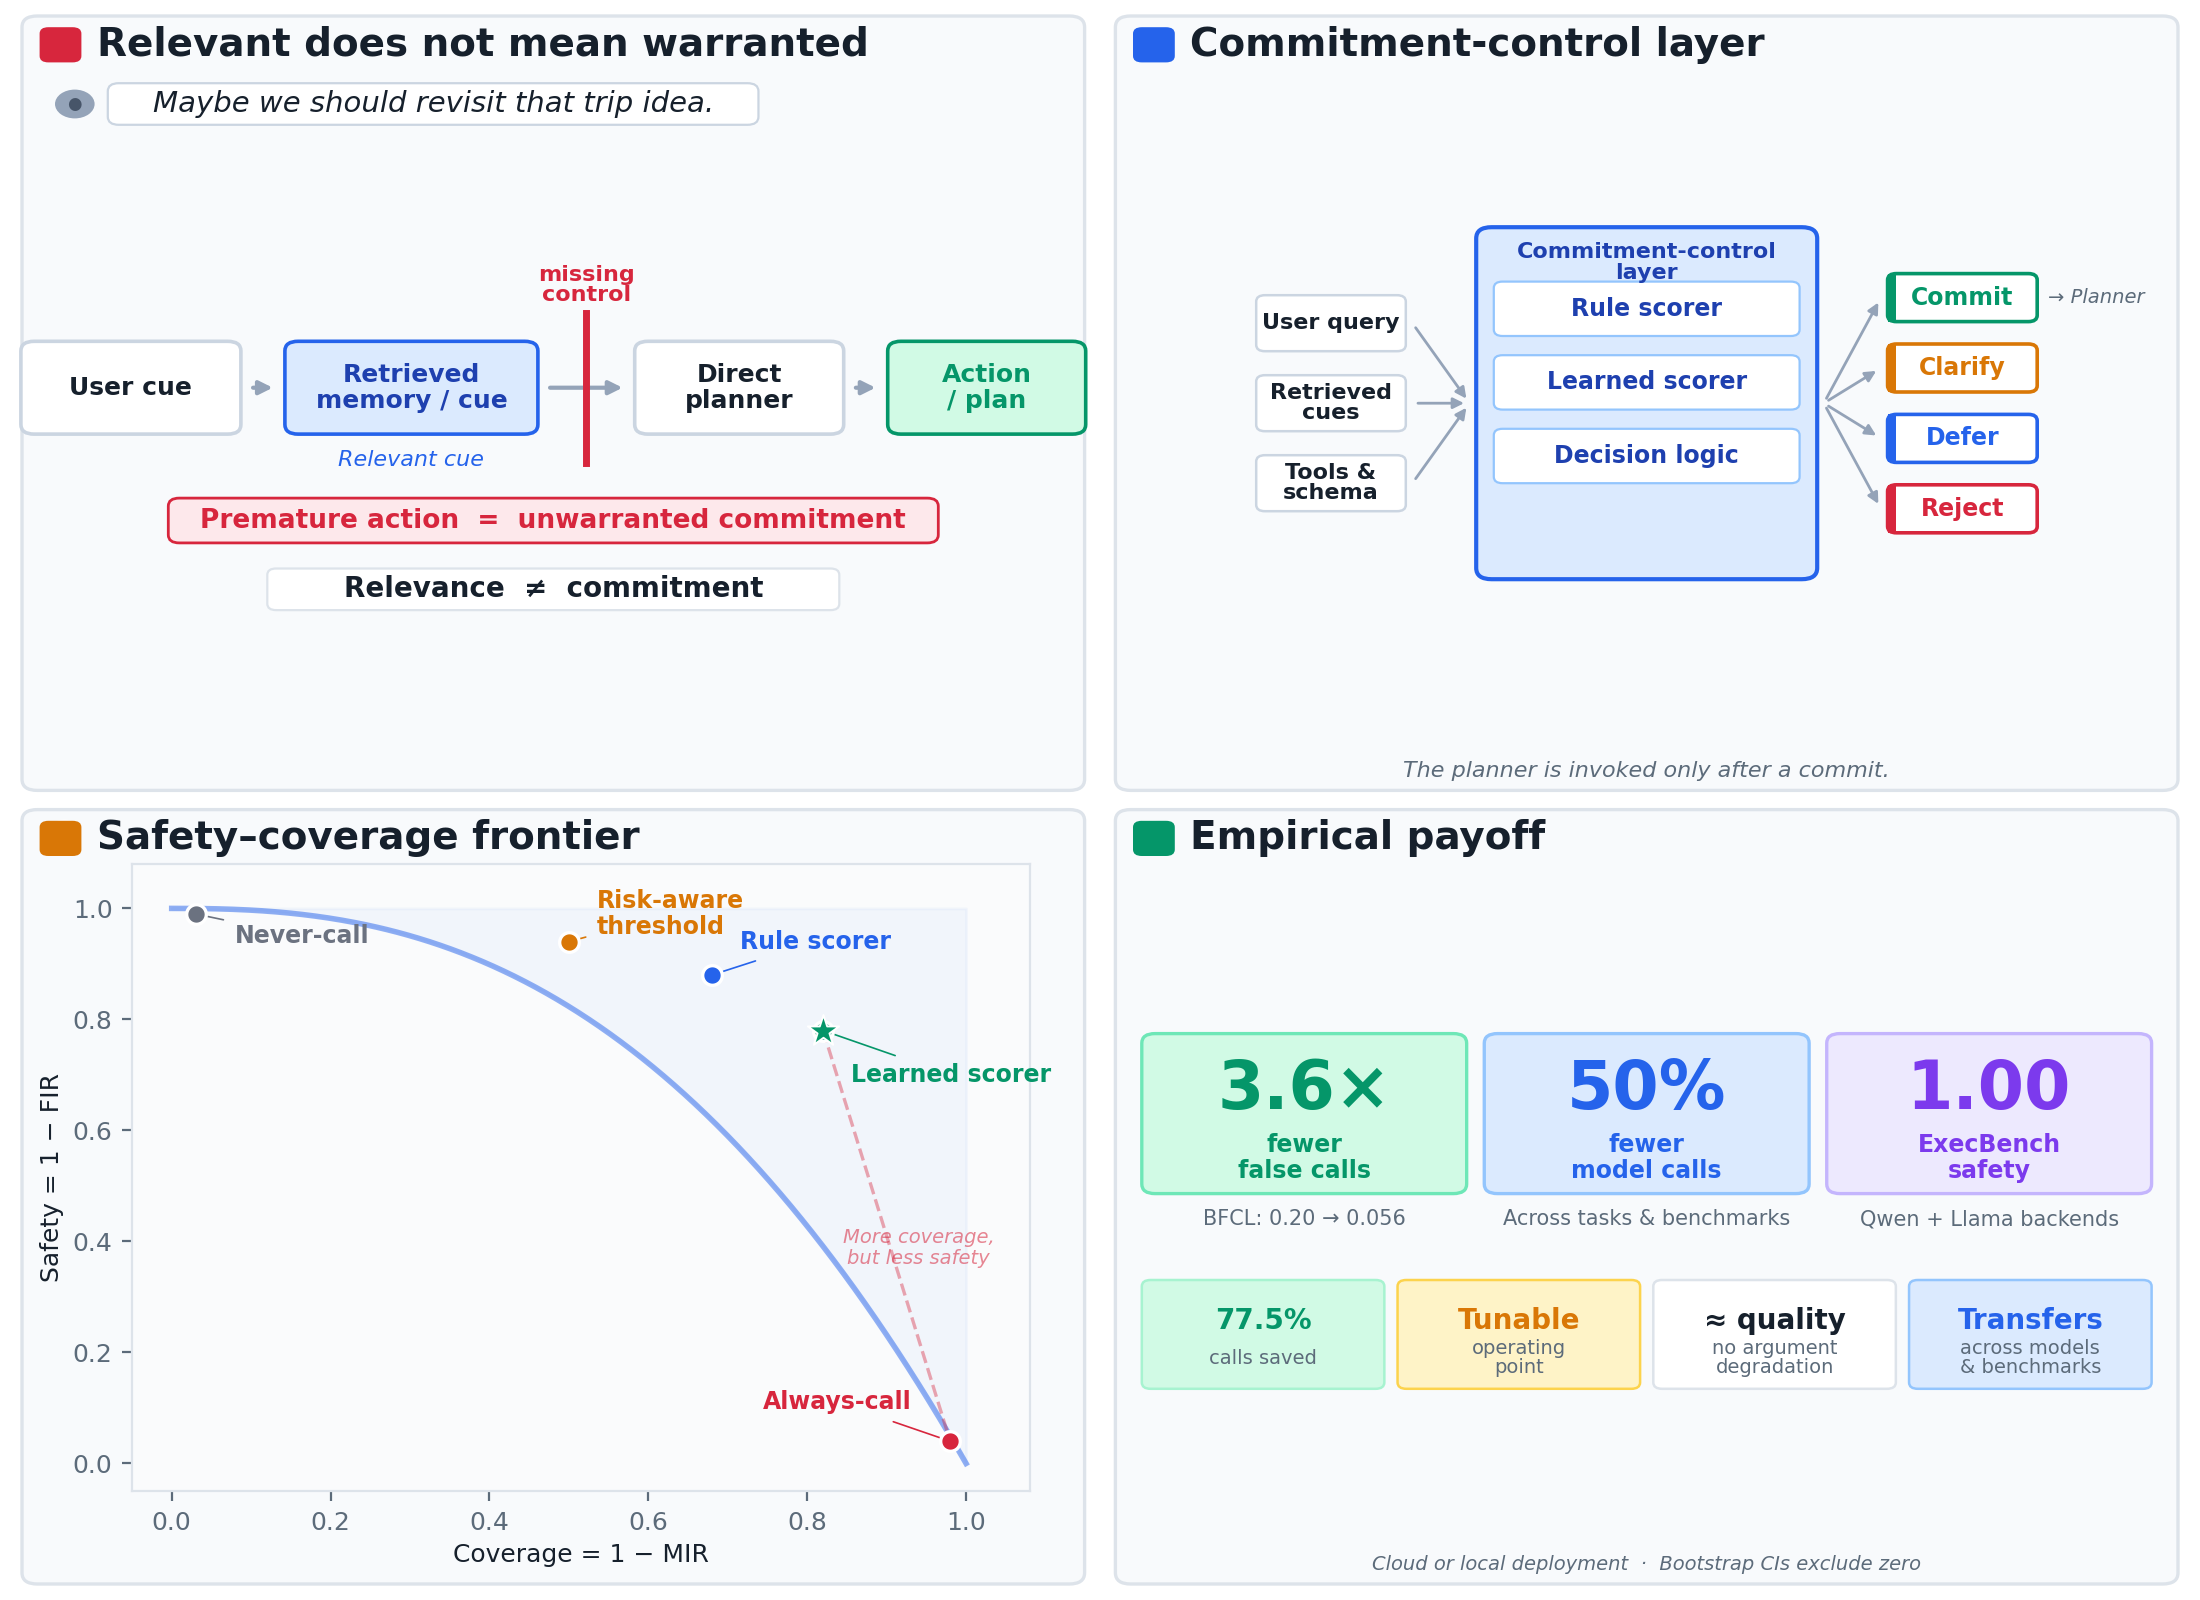

This figure's Python source:
#!/usr/bin/env python3
"""
Figure 1 — Four-panel overview v4.
A: simplified linear flow (cue → relevant → missing control → action)
B: strict alignment, all text inside boxes
C: frontier (unchanged)
D: richer content
"""
import matplotlib
matplotlib.use("Agg")
import matplotlib.pyplot as plt
from matplotlib.patches import (FancyBboxPatch, Rectangle, Circle, Polygon)
import matplotlib.font_manager as fm
import numpy as np

INK="#16202c"; MUTE="#5c6b7a"; LT="#94a3b8"
BLUE="#2563eb"; BLUE_L="#dbeafe"; BLUE_D="#1e40af"
RED="#d7263d"; RED_L="#fde8eb"; RED_D="#9f1239"
GREEN="#059669"; GREEN_L="#d1fae5"
AMBER="#d97706"; AMBER_L="#fef3c7"
CARD="#f8fafc"; BORDER="#dde3ea"; WHITE="#ffffff"

def rbox(ax,x,y,w,h,fc=WHITE,ec=BORDER,lw=1.0,r=0.005,zorder=3):
    ax.add_patch(FancyBboxPatch((x,y),w,h,
        boxstyle=f"round,pad=0,rounding_size={r}",fc=fc,ec=ec,lw=lw,zorder=zorder))
def T(ax,x,y,s,**kw):
    kw.setdefault("color",INK); kw.setdefault("fontsize",12)
    kw.setdefault("va","center"); kw.setdefault("ha","center"); kw.setdefault("zorder",8)
    return ax.text(x,y,s,**kw)
def arr(ax,x0,y0,x1,y1,color=INK,lw=1.5,ms=10,zorder=7,ls="-",**kw):
    ax.annotate("",xy=(x1,y1),xytext=(x0,y0),
        arrowprops=dict(arrowstyle="-|>",color=color,lw=lw,mutation_scale=ms,
                        linestyle=ls,**kw),zorder=zorder)
def plabel(ax,x,y,letter,color):
    rbox(ax,x,y-0.011,0.019,0.022,fc=color,ec="none",r=0.004,zorder=9)
    T(ax,x+0.0095,y,letter,color=WHITE,fontsize=14,fontweight="bold")

# ────────────────────────────────────────────────────────────────────────────
# Panel A — Simplified: linear flow diagram
# ────────────────────────────────────────────────────────────────────────────
def panel_A(ax, L, B, W, H):
    rbox(ax, L, B, W, H, fc=CARD, ec=BORDER, lw=1.2, r=0.007)
    plabel(ax, L+0.008, B+H-0.018, "A", RED)
    T(ax, L+0.034, B+H-0.018, "Relevant does not mean warranted",
      fontsize=14, fontweight="bold", ha="left")

    pad = 0.014
    iL = L + pad; iW = W - 2*pad

    # ---- Speech bubble at top ----
    bub_y = B + H - 0.055
    ax.add_patch(Circle((iL + 0.010, bub_y), 0.009, fc=LT, ec="none", zorder=8))
    T(ax, iL+0.010, bub_y, "●", fontsize=6, color="#475569")
    bub_l = iL + 0.025; bub_w = iW * 0.65
    rbox(ax, bub_l, bub_y-0.013, bub_w, 0.026, fc=WHITE, ec="#cbd5e1", lw=0.8, r=0.005, zorder=5)
    T(ax, bub_l+bub_w/2, bub_y, "Maybe we should revisit that trip idea.",
      fontsize=10.5, style="italic")

    # ---- Linear flow ----
    mid_y = B + H*0.52

    box_h = 0.058
    box_w = [0.100, 0.115, 0.095, 0.090]
    gaps = [0.020, 0.044, 0.020]  # middle gap wider for the red-line crossing
    total_w = sum(box_w) + sum(gaps)
    start_x = iL + (iW - total_w)/2

    boxes = [
        ("User cue",          WHITE,   "#cbd5e1", INK),
        ("Retrieved\nmemory / cue", BLUE_L,  BLUE,     BLUE_D),
        ("Direct\nplanner",   WHITE,   "#cbd5e1", INK),
        ("Action\n/ plan",    GREEN_L, GREEN,    GREEN),
    ]

    positions = []
    x = start_x
    for i, (label, fc, ec, tc) in enumerate(boxes):
        w = box_w[i]
        y = mid_y - box_h/2
        rbox(ax, x, y, w, box_h, fc=fc, ec=ec, lw=1.3, r=0.006, zorder=5)
        T(ax, x+w/2, mid_y, label, fontsize=9, color=tc, fontweight="bold", linespacing=1.1)
        positions.append((x, x+w/2, x+w, mid_y))
        if i < 3:
            x += w + gaps[i]

    for i in range(3):
        arr(ax, positions[i][2]+0.003, mid_y, positions[i+1][0]-0.003, mid_y,
            color=LT, lw=1.5, ms=10)

    T(ax, positions[1][1], mid_y-box_h/2-0.016, "Relevant cue",
      fontsize=8, color=BLUE, style="italic")

    # "missing control" — longer red line
    ctrl_x = (positions[1][2] + positions[2][0]) / 2
    ax.plot([ctrl_x, ctrl_x], [mid_y-box_h/2-0.018, mid_y+box_h/2+0.018],
            color=RED, lw=2.5, zorder=7)
    T(ax, ctrl_x, mid_y+box_h/2+0.035, "missing\ncontrol", fontsize=8, color=RED,
      fontweight="bold", linespacing=1.0)

    # ---- Bottom annotations (wider boxes, more spread) ----
    warn_w = 0.350; warn_h = 0.028
    warn_x = iL + (iW - warn_w)/2
    warn_y = mid_y - box_h/2 - 0.068
    rbox(ax, warn_x, warn_y, warn_w, warn_h, fc=RED_L, ec=RED, lw=1.0, r=0.005, zorder=5)
    T(ax, warn_x+warn_w/2, warn_y+warn_h/2,
      "Premature action  =  unwarranted commitment",
      fontsize=9.5, color=RED, fontweight="bold")

    thesis_w = 0.260; thesis_h = 0.026
    thesis_x = iL + (iW - thesis_w)/2
    thesis_y = warn_y - 0.042
    rbox(ax, thesis_x, thesis_y, thesis_w, thesis_h, fc=WHITE, ec=BORDER, lw=0.8, r=0.004, zorder=5)
    T(ax, thesis_x+thesis_w/2, thesis_y+thesis_h/2,
      "Relevance  ≠  commitment", fontsize=10, fontweight="bold", color=INK)


# ────────────────────────────────────────────────────────────────────────────
# Panel B — Strict alignment, all text inside boxes
# ────────────────────────────────────────────────────────────────────────────
def panel_B(ax, L, B, W, H):
    rbox(ax, L, B, W, H, fc=CARD, ec=BORDER, lw=1.2, r=0.007)
    plabel(ax, L+0.008, B+H-0.018, "B", BLUE)
    T(ax, L+0.034, B+H-0.018, "Commitment-control layer",
      fontsize=14, fontweight="bold", ha="left")

    pad = 0.012
    iL = L + pad; iR = L + W - pad; iW = iR - iL
    mid_y = B + H*0.50

    # ---- geometry: three columns (spread wider) ----
    col1_w = 0.068   # inputs
    col2_w = 0.155   # center box
    col3_w = 0.068   # outputs
    arr_gap = 0.032  # wider gaps between columns
    total = col1_w + col2_w + col3_w + 2*arr_gap
    col1_x = iL + (iW - total)/2
    col2_x = col1_x + col1_w + arr_gap
    col3_x = col2_x + col2_w + arr_gap

    # ---- LEFT: 3 input boxes ----
    ih = 0.035
    input_labels = ["User query", "Retrieved\ncues", "Tools &\nschema"]
    i_centers = []
    for k, label in enumerate(input_labels):
        iy = mid_y + (1-k)*0.050 - ih/2
        rbox(ax, col1_x, iy, col1_w, ih, fc=WHITE, ec="#cbd5e1", lw=0.9, r=0.004, zorder=5)
        T(ax, col1_x+col1_w/2, iy+ih/2, label, fontsize=8, fontweight="bold", linespacing=1.0)
        i_centers.append((col1_x+col1_w, iy+ih/2))

    # ---- CENTER: commitment-control layer (taller, title inside) ----
    ch = 0.220
    cy = mid_y - ch/2
    rbox(ax, col2_x, cy, col2_w, ch, fc=BLUE_L, ec=BLUE, lw=1.5, r=0.007, zorder=4)
    # Title well inside the box
    T(ax, col2_x+col2_w/2, cy+ch-0.022,
      "Commitment-control\nlayer", fontsize=8, fontweight="bold", color=BLUE_D, linespacing=1.05)

    sub_labels = ["Rule scorer", "Learned scorer", "Decision logic"]
    sw = col2_w - 0.016; sh = 0.034
    sy = cy + ch - 0.068  # more room below 2-line title
    for label in sub_labels:
        sx = col2_x + 0.008
        rbox(ax, sx, sy, sw, sh, fc=WHITE, ec="#93c5fd", lw=0.8, r=0.004, zorder=5)
        T(ax, sx+sw/2, sy+sh/2, label, fontsize=8.5, fontweight="bold", color=BLUE_D)
        sy -= 0.046

    # ---- RIGHT: 4 output boxes ----
    oh = 0.030
    out_items = [
        ("Commit",  GREEN),
        ("Clarify",  AMBER),
        ("Defer",    BLUE),
        ("Reject",   RED),
    ]
    o_centers = []
    for k, (label, col) in enumerate(out_items):
        oy = mid_y + (1.5-k)*0.044 - oh/2
        rbox(ax, col3_x, oy, col3_w, oh, fc=WHITE, ec=col, lw=1.3, r=0.004, zorder=5)
        ax.add_patch(Rectangle((col3_x, oy), 0.004, oh, fc=col, ec="none", zorder=6))
        T(ax, col3_x+col3_w/2, oy+oh/2, label, fontsize=8.5, fontweight="bold", color=col)
        o_centers.append((col3_x, oy+oh/2))

    # ---- arrows: inputs → center ----
    for (xr, yr) in i_centers:
        arr(ax, xr+0.003, yr, col2_x-0.003, mid_y, color=LT, lw=1.0, ms=8)

    # ---- arrows: center → outputs ----
    cx_out = col2_x + col2_w
    for (xl, yl) in o_centers:
        arr(ax, cx_out+0.003, mid_y, xl-0.003, yl, color=LT, lw=1.0, ms=8)

    # "→ Planner" annotation (small, right of Commit box, inside panel)
    commit_y = o_centers[0][1]
    T(ax, col3_x+col3_w+0.005, commit_y, "→ Planner",
      fontsize=7, color=MUTE, style="italic", ha="left")

    # Footer note inside panel
    T(ax, L+W/2, B+0.012,
      "The planner is invoked only after a commit.",
      fontsize=8, color=MUTE, style="italic")


# ────────────────────────────────────────────────────────────────────────────
# Panel C — Safety–coverage frontier (unchanged)
# ────────────────────────────────────────────────────────────────────────────
def panel_C(fig, ax_main, L, B, W, H):
    rbox(ax_main, L, B, W, H, fc=CARD, ec=BORDER, lw=1.2, r=0.007)
    plabel(ax_main, L+0.008, B+H-0.018, "C", AMBER)
    T(ax_main, L+0.034, B+H-0.018, "Safety–coverage frontier",
      fontsize=14, fontweight="bold", ha="left")

    pax = fig.add_axes([L+0.050, B+0.058, W-0.075, H-0.092])
    pax.set_xlim(-0.05, 1.08); pax.set_ylim(-0.05, 1.08)
    pax.set_xlabel("Coverage = 1 − MIR", fontsize=9, color=INK, labelpad=3)
    pax.set_ylabel("Safety = 1 − FIR", fontsize=9, color=INK, labelpad=3)
    pax.tick_params(labelsize=9, colors=MUTE)
    for sp in pax.spines.values(): sp.set_color(BORDER); sp.set_linewidth(0.8)
    pax.set_facecolor("#fafbfc")
    pax.set_xticks([0,0.2,0.4,0.6,0.8,1.0])
    pax.set_yticks([0,0.2,0.4,0.6,0.8,1.0])

    t = np.linspace(0,1,300)
    pax.plot(t, 1-t**2.5, color=BLUE, lw=2.0, alpha=0.5, zorder=3)
    pax.fill_between(t, 1-t**2.5, 1.0, alpha=0.04, color=BLUE, zorder=2)

    pts = [
        (0.03, 0.99, "Never-call",           "#6b7280", (14,-8),  "left"),
        (0.50, 0.94, "Risk-aware\nthreshold", AMBER,    (10,10),  "left"),
        (0.68, 0.88, "Rule scorer",           BLUE,     (10,12),  "left"),
        (0.82, 0.78, "Learned scorer",        GREEN,    (10,-16), "left"),
        (0.98, 0.04, "Always-call",           RED,      (-14,14), "right"),
    ]
    for cx,cy,lab,col,off,ha in pts:
        pax.scatter(cx,cy,s=50,color=col,zorder=6,edgecolors=WHITE,linewidths=1.2)
        pax.annotate(lab,(cx,cy),xytext=off,textcoords="offset points",
            fontsize=8.5,color=col,fontweight="bold",ha=ha,va="center",linespacing=1.1,
            arrowprops=dict(arrowstyle="-",color=col,lw=0.6)
            if max(abs(off[0]),abs(off[1]))>8 else None)
    pax.scatter(0.82,0.78,s=140,marker="*",color=GREEN,zorder=7,edgecolors=WHITE,linewidths=0.7)
    pax.plot([0.82,0.98],[0.78,0.04],color=RED,ls="--",lw=1.2,alpha=0.4,zorder=3)
    pax.text(0.94,0.36,"More coverage,\nbut less safety",fontsize=7,
             color=RED,ha="center",style="italic",alpha=0.55,linespacing=1.1)


# ────────────────────────────────────────────────────────────────────────────
# Panel D — Richer: 3 hero stats + supporting details
# ────────────────────────────────────────────────────────────────────────────
def panel_D(ax, L, B, W, H):
    rbox(ax, L, B, W, H, fc=CARD, ec=BORDER, lw=1.2, r=0.007)
    plabel(ax, L+0.008, B+H-0.018, "D", GREEN)
    T(ax, L+0.034, B+H-0.018, "Empirical payoff",
      fontsize=14, fontweight="bold", ha="left")

    pad = 0.012
    iL = L + pad; iR = L + W - pad; iW = iR - iL

    # ---- Compute vertical centering ----
    # Content block: heroes + gap + detail + gap + supports
    hh = 0.100          # hero card height
    gap1 = 0.016        # hero → detail text
    detail_h = 0.010    # detail text line
    gap2 = 0.028        # detail → support cards
    sh = 0.068           # support card height
    total_content = hh + gap1 + detail_h + gap2 + sh

    usable_top = B + H - 0.042   # below title
    usable_bot = B + 0.024       # above footer
    usable_h = usable_top - usable_bot
    top_y = usable_bot + (usable_h + total_content) / 2  # top of content block

    # ---- Top row: 3 hero numbers ----
    hy = top_y
    n_heroes = 3
    hgap = 0.008
    hw = (iW - (n_heroes-1)*hgap) / n_heroes

    heroes = [
        ("3.6×",  "fewer\nfalse calls", GREEN, GREEN_L, "#6ee7b7"),
        ("50%",   "fewer\nmodel calls",  BLUE,  BLUE_L,  "#93c5fd"),
        ("1.00",  "ExecBench\nsafety",    "#7c3aed", "#ede9fe", "#c4b5fd"),
    ]
    for i, (num, label, tc, fc, ec) in enumerate(heroes):
        hx = iL + i*(hw + hgap)
        rbox(ax, hx, hy-hh, hw, hh, fc=fc, ec=ec, lw=1.2, r=0.006, zorder=5)
        T(ax, hx+hw/2, hy-hh*0.35, num, fontsize=24, fontweight="bold", color=tc)
        T(ax, hx+hw/2, hy-hh*0.78, label, fontsize=8.5, color=tc,
          fontweight="bold", linespacing=1.1)

    # ---- Middle row: detail sub-lines ----
    dy = hy - hh - gap1
    details = [
        "BFCL: 0.20 → 0.056",
        "Across tasks & benchmarks",
        "Qwen + Llama backends",
    ]
    for i, detail in enumerate(details):
        hx = iL + i*(hw + hgap)
        T(ax, hx+hw/2, dy, detail, fontsize=7.5, color=MUTE)

    # ---- Bottom row: 4 supporting cards ----
    sy_top = dy - detail_h - gap2
    n_cards = 4
    sgap = 0.006
    sw = (iW - (n_cards-1)*sgap) / n_cards

    supports = [
        ("77.5%",     "calls saved",   GREEN,  GREEN_L, "#a7f3d0"),
        ("Tunable",   "operating\npoint", AMBER, AMBER_L, "#fcd34d"),
        ("≈ quality", "no argument\ndegradation", INK, WHITE, BORDER),
        ("Transfers", "across models\n& benchmarks", BLUE, BLUE_L, "#93c5fd"),
    ]
    for i, (title, sub, tc, fc, ec) in enumerate(supports):
        sx = iL + i*(sw + sgap)
        rbox(ax, sx, sy_top-sh, sw, sh, fc=fc, ec=ec, lw=0.9, r=0.004, zorder=5)
        T(ax, sx+sw/2, sy_top-sh*0.38, title, fontsize=10, fontweight="bold", color=tc)
        T(ax, sx+sw/2, sy_top-sh*0.72, sub, fontsize=7, color=MUTE, linespacing=1.0)

    # ---- Footer ----
    T(ax, L+W/2, B+0.012,
      "Cloud or local deployment  ·  Bootstrap CIs exclude zero",
      fontsize=7, color=MUTE, style="italic")


# ── Assemble ──
def build(stem="fig1_overview"):
    fig = plt.figure(figsize=(11, 8.0), dpi=200)
    ax = fig.add_axes([0,0,1,1])
    ax.set_xlim(0,1); ax.set_ylim(0,1); ax.axis("off")

    m=0.010; gx=0.014; gy=0.012
    pw = (1-2*m-gx)/2
    ph = (1-2*m-gy)/2

    TL=(m, m+ph+gy, pw, ph)
    TR=(m+pw+gx, m+ph+gy, pw, ph)
    BL=(m, m, pw, ph)
    BR=(m+pw+gx, m, pw, ph)

    panel_A(ax, *TL)
    panel_B(ax, *TR)
    panel_C(fig, ax, *BL)
    panel_D(ax, *BR)

    fig.savefig(f"{stem}.pdf", facecolor="white")
    fig.savefig(f"{stem}.png", facecolor="white", dpi=200)
    plt.close(fig)
    print(f"wrote {stem}.pdf / {stem}.png")

if __name__=="__main__": build()
